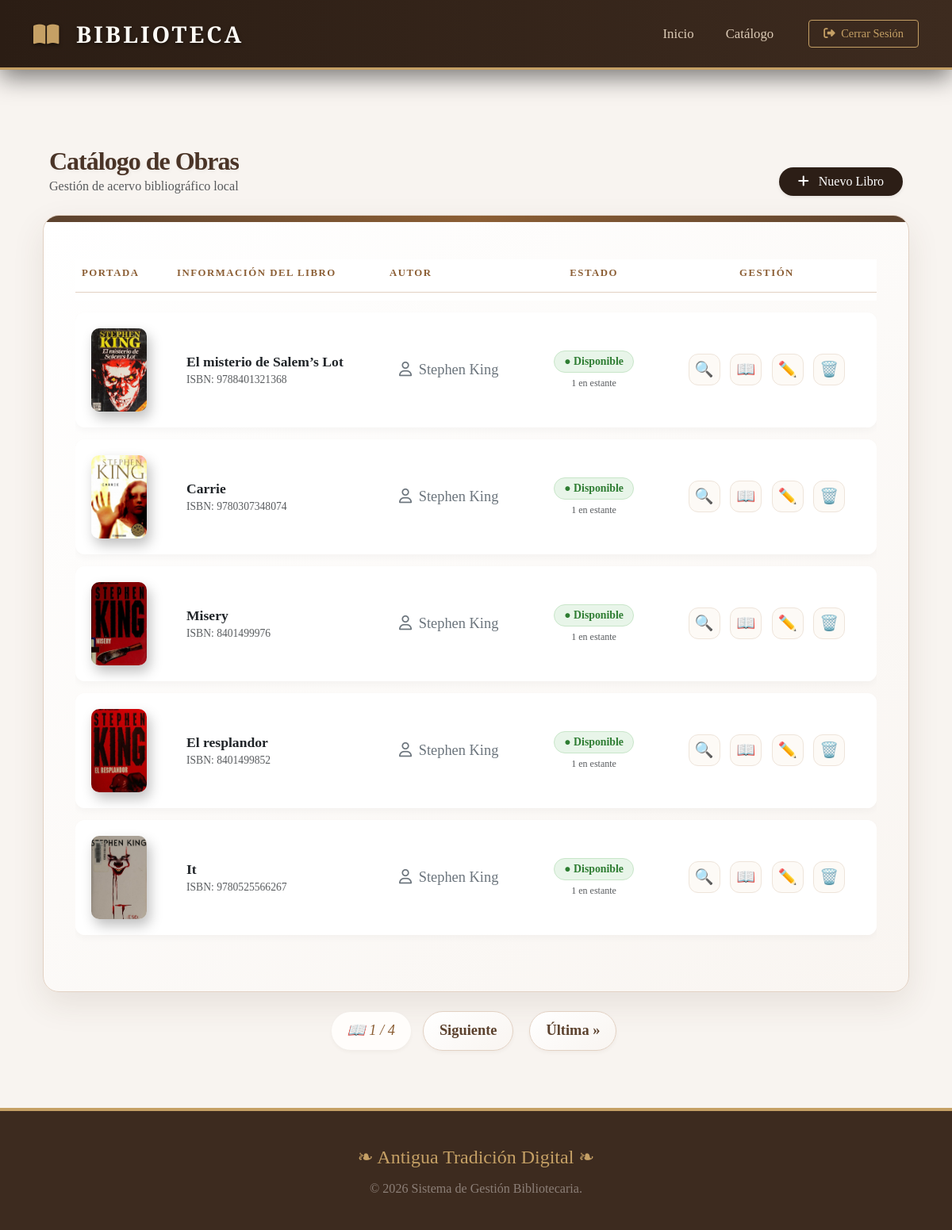
The page /libros_list/ (signed in) on the database its author committed.
### Gestion/models.py (models this page shows, shortened)
class Libro(models.Model):
    titulo = models.CharField(max_length=200)
    isbn = models.CharField(max_length=13, unique=True, null=True, blank=True)
    descripcion = models.TextField(blank=True, null=True)
    autor = models.ForeignKey(Autor, related_name="libros", on_delete=models.PROTECT)
    cantidad_total = models.PositiveIntegerField(default=1)
    ejemplares_disponibles = models.IntegerField(default=1)
    portada = models.ImageField(upload_to='portadas/', blank=True, null=True)
    disponible = models.BooleanField(default=True)

class Autor(models.Model):
    nombre = models.CharField(max_length=50)
    apellido = models.CharField(max_length=50)
    bibliografia = models.CharField(max_length=200, blank=True, null=True)

### Gestion/views.py (the view)
# urls.py: path('libros_list/', LibroListView.as_view(), name='libro_list'),
class LibroListView(LoginRequiredMixin, ListView):
    model = Libro
    template_name = 'Gestion/templates/libro_view.html'
    context_object_name = 'libros'
    paginate_by = 5

### Gestion/templates/libro_view.html (shortened to what this page needs)
{% extends "index.html" %}
{% block contenido %}
<div class="container mt-5">
    <div class="d-flex justify-content-between align-items-end mb-4 px-2">
        <div>
            <h2 class="library-title m-0">Catálogo de Obras</h2>
            <p class="text-muted small mb-0">Gestión de acervo bibliográfico local</p>
        </div>
        {% if user.is_superuser or perms.Gestion.add_libro %}
        <a href="{% url 'crear_libro' %}" class="btn btn-dark shadow-sm px-4" style="background: #2c1e16; border: none; border-radius: 50px; transition: all 0.3s ease;">
            <i class="fas fa-plus me-2"></i> Nuevo Libro
        </a>
        {% endif %}
    </div>
    <div class="library-card">
        <div class="table-responsive">
            <table class="table align-middle">
                <thead>
                    <tr>
                        <th style="width: 120px;">Portada</th>
                        <th>Información del Libro</th>
                        <th>Autor</th>
                        <th class="text-center">Estado</th>
                        <th class="text-center">Gestión</th>
                    </tr>
                </thead>
                <tbody>
                    {% for libro in libros %}
                    <tr>
                        <td>
                            {% if libro.portada %}
                                <img src="{{ libro.portada.url }}" class="book-thumbnail" alt="Portada">
                            {% else %}
                                <div class="no-cover-placeholder">
                                    <i class="fas fa-book"></i>
                                </div>
                            {% endif %}
                        </td>
                        <td>
                            <div class="fw-bold text-dark" style="font-size: 1.1rem;">{{ libro.titulo }}</div>
                            <div class="text-muted x-small" style="font-size: 0.85rem;">ISBN: {{ libro.isbn|default:"N/A" }}</div>
                        </td>
                        <td>
                            <span class="text-secondary"><i class="far fa-user me-1"></i> {{ libro.autor.nombre }} {{ libro.autor.apellido }}</span>
                        </td>
                        <td class="text-center">
                            {% if libro.ejemplares_disponibles > 0 %}
                                <span class="badge" style="background: #e8f5e9; color: #2e7d32; border: 1px solid #c8e6c9; animation: pulse-available 2s infinite;">
                                    ● Disponible
                                </span>
                                <div class="text-muted mt-1" style="font-size: 0.75rem;">{{ libro.ejemplares_disponibles }} en estante</div>
                            {% else %}
                                <span class="badge" style="background: #ffebee; color: #c62828; border: 1px solid #ffcdd2;">
                                    ● Agotado
                                </span>
                            {% endif %}
                        </td>
                        <td class="text-center">
                            <a href="{% url 'libro_detalle' libro.pk %}" class="action-btn text-primary" title="Ver detalle">🔍</a>
                            {% if "Bodega" not in user.groups.all.0.name %}
                                {% if libro.ejemplares_disponibles > 0 %}
                                    <a href="{% url 'crear_prestamo' %}?libro_id={{ libro.id }}" class="action-btn text-success" title="Solicitar / Prestar">📖</a>
                                {% else %}
                                    <span class="action-btn text-muted" style="opacity: 0.5; cursor: not-allowed;" title="Sin Stock">📖</span>
                                {% endif %}
                            {% endif %}
                            {% if user.is_superuser or perms.Gestion.change_libro %}
                                <a href="{% url 'libro_editar' libro.pk %}" class="action-btn text-warning" title="Editar">✏️</a>
                            {% endif %}
                            {% if user.is_superuser or perms.Gestion.delete_libro %}
                                <a href="{% url 'libro_eliminar' libro.pk %}" class="action-btn text-danger" title="Eliminar">🗑️</a>
                            {% endif %}
                        </td>
                    </tr>
                    {% endfor %}
                </tbody>
            </table>
        </div>
    </div>
    {% if is_paginated %}
    <nav class="pagination-container py-4">
        <span class="page-current">
            {{ page_obj.number }} / {{ page_obj.paginator.num_pages }}
        </span>
        {% if page_obj.has_next %}
            <a href="?page={{ page_obj.next_page_number }}" class="btn-page">Siguiente</a>
            <a href="?page={{ page_obj.paginator.num_pages }}" class="btn-page">Última »</a>
        {% endif %}
    </nav>
    {% endif %}
</div>
{% endblock %}

### Gestion/templates/index.html (style rules this page uses)
:root { --wood-dark: #3d2b1f; --wood-light: #5c422e; --gold-accent: #c5a065; --paper-bg: #f4eee0; --text-main: #2c1e16; }
body { background-color: var(--paper-bg); background-image: url("https://www.transparenttextures.com/patterns/natural-paper.png"); background-attachment: fixed; color: var(--text-main); font-family: 'EB Garamond', serif; font-size: 1.15rem; display: flex; flex-direction: column; min-height: 100vh; }

### Gestion/templates/libro_view.html (style rules this page uses)
body { background-color: #f8f4f0; font-family: 'Georgia', serif; }
.library-title { color: #4a3427; font-family: 'Garamond', 'Georgia', serif; font-weight: 800; letter-spacing: -1px; text-shadow: 2px 2px 4px rgba(0,0,0,0.05); position: relative; overflow: hidden; }
.library-title::after { content: ''; position: absolute; bottom: -4px; left: 0; width: 100%; height: 3px; background: linear-gradient(90deg, transparent, #8b5e34, transparent); animation: underline-glow 3s ease-in-out infinite; }
.library-card { background: linear-gradient(145deg, #ffffff, #f9f5f1); border: 1px solid #e2d1c3; border-radius: 20px; box-shadow: 0 15px 40px rgba(80, 55, 35, 0.1); padding: 40px; position: relative; overflow: hidden; transition: box-shadow 0.5s ease; }
.library-card::before { content: ""; width: 100%; height: 8px; position: absolute; top: 0; left: 0; background: linear-gradient(90deg, #5c422e, #8b5e34, #5c422e); animation: gradient-flow 5s linear infinite; }
.table { border-collapse: separate; border-spacing: 0 15px; }
.table thead th { border: none; color: #8b5e34; text-transform: uppercase; font-size: 0.8rem; letter-spacing: 1.5px; padding-bottom: 25px; position: relative; }
.table thead th::after { content: ''; position: absolute; bottom: 10px; left: 0; width: 100%; height: 1px; background: #e2d1c3; }
.table tbody tr { background: #fffdfb; transition: all 0.4s cubic-bezier(0.68, -0.55, 0.265, 1.55); box-shadow: 0 4px 10px rgba(0,0,0,0.03); border-radius: 12px; opacity: 0; transform: translateY(20px); animation: row-slide-in 0.5s ease forwards; }
.table tbody tr:nth-child(1) { animation-delay: 0.1s; }
.table tbody tr:nth-child(2) { animation-delay: 0.2s; }
.table tbody tr:nth-child(3) { animation-delay: 0.3s; }
.table tbody tr:nth-child(4) { animation-delay: 0.4s; }
.table tbody tr:nth-child(5) { animation-delay: 0.5s; }
.table td { padding: 20px !important; border: none !important; vertical-align: middle; }
.table td:first-child { border-radius: 12px 0 0 12px; }
.table td:last-child { border-radius: 0 12px 12px 0; }
.book-thumbnail { width: 70px; height: 105px; object-fit: cover; border-radius: 10px; box-shadow: 4px 8px 16px rgba(0,0,0,0.25); transition: all 0.6s cubic-bezier(0.175, 0.885, 0.32, 1.275); cursor: pointer; }
.action-btn { display: inline-flex; align-items: center; justify-content: center; width: 40px; height: 40px; border-radius: 12px; background: #fdfaf6; border: 1px solid #eee4da; transition: all 0.3s cubic-bezier(0.68, -0.55, 0.265, 1.55); text-decoration: none !important; margin: 0 4px; font-size: 1.2rem; }
.btn-page { background: linear-gradient(145deg, #fff, #f9f5f1); color: #5c422e; border: 1px solid #e2d1c3; padding: 10px 20px; border-radius: 50px; text-decoration: none; font-weight: 600; transition: all 0.4s ease; position: relative; overflow: hidden; margin: 0 5px; box-shadow: 0 2px 5px rgba(80, 55, 35, 0.05); }
.btn-page::before { content: ''; position: absolute; top: 0; left: -100%; width: 100%; height: 100%; background: linear-gradient(90deg, transparent, rgba(255,255,255,0.5), transparent); transition: left 0.4s ease; }
.page-current { font-family: 'Georgia', serif; font-style: italic; color: #8b5e34; position: relative; background: #fffdfb; padding: 10px 20px; border-radius: 50px; box-shadow: 0 2px 5px rgba(80, 55, 35, 0.05); }
.page-current::before { content: '📖 '; animation: book-flip 1.5s infinite; }
.badge { transition: all 0.3s ease; border-radius: 20px; padding: 6px 12px; }
.container { animation: fadeInUp 1s ease; }
.pagination-container { display: flex; justify-content: center; align-items: center; gap: 10px; }

### rows shown on the page
Libro: portada (picture), titulo "El misterio de Salem’s Lot", isbn "9788401321368", autor.nombre "Stephen", autor.apellido "King", ejemplares_disponibles "1"
Libro: portada (picture), titulo "Carrie", isbn "9780307348074", autor.nombre "Stephen", autor.apellido "King", ejemplares_disponibles "1"
Libro: portada (picture), titulo "Misery", isbn "8401499976", autor.nombre "Stephen", autor.apellido "King", ejemplares_disponibles "1"
Libro: portada (picture), titulo "El resplandor", isbn "8401499852", autor.nombre "Stephen", autor.apellido "King", ejemplares_disponibles "1"
Libro: portada (picture), titulo "It", isbn "9780525566267", autor.nombre "Stephen", autor.apellido "King", ejemplares_disponibles "1"

### other values the page prints
{{ page_obj.number }} "1"
{{ page_obj.paginator.num_pages }} "4"
